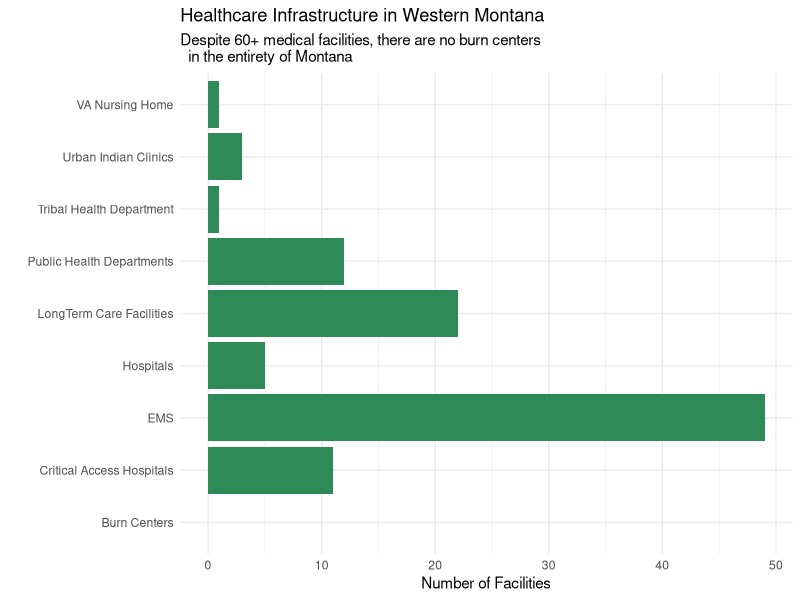
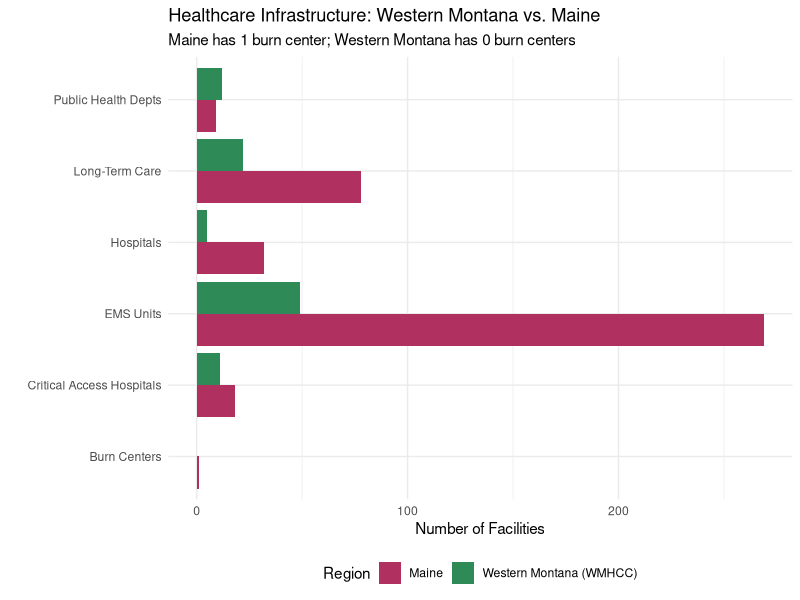

Here is the R script that generated these plots, in order:
## ---- chunk 1
data <- data.frame(
  facility = c("Hospitals", "Critical Access Hospitals", "EMS", 
               "VA Nursing Home", "Urban Indian Clinics", 
               "LongTerm Care Facilities", 
               "Public Health Departments", "Tribal Health Department", 
               "Burn Centers"),
  count = c(5, 11, 49, 1, 3, 22, 12, 1, 0)
)

library(ggplot2)

ggplot(data, aes(x = facility, y = count, fill = facility == "Burn Centers")) +
  geom_col(fill = "seagreen") + 
  coord_flip() +
  labs(title = "Healthcare Infrastructure in Western Montana", 
  subtitle = "Despite 60+ medical facilities, there are no burn centers 
  in the entirety of Montana",
  x = "", y = "Number of Facilities") + theme_minimal()

comparison_data <- data.frame(
  region = c(
    "Western Montana (WMHCC)", "Western Montana (WMHCC)",
    "Western Montana (WMHCC)", "Western Montana (WMHCC)",
    "Western Montana (WMHCC)", "Western Montana (WMHCC)",
    "Maine", "Maine",
    "Maine", "Maine",
    "Maine", "Maine"
  ),
  facility = c(
    "Hospitals", "Critical Access Hospitals", "EMS Units",
    "Long-Term Care", "Public Health Depts", "Burn Centers",
    "Hospitals", "Critical Access Hospitals", "EMS Units",
    "Long-Term Care", "Public Health Depts", "Burn Centers"
  ),
  count = c(
    5, 11, 49, 22, 12, 0,    # Western Montana (WMHCC)
    32, 18, 269, 78, 9, 1    # Maine Statewide
  )
)

ggplot(comparison_data, aes(x = facility, y = count, fill = region)) +
  geom_col(position = "dodge") +
  scale_fill_manual(values = c(
    "Western Montana (WMHCC)" = "seagreen",
    "Maine" = "maroon"
  )) +
  coord_flip() +
  labs(
    title = "Healthcare Infrastructure: Western Montana vs. Maine",
    subtitle = "Maine has 1 burn center; Western Montana has 0 burn centers",
    x = "",
    y = "Number of Facilities",
    fill = "Region"
  ) +
  theme_minimal() +
  theme(legend.position = "bottom")
## ---- chunk 2
